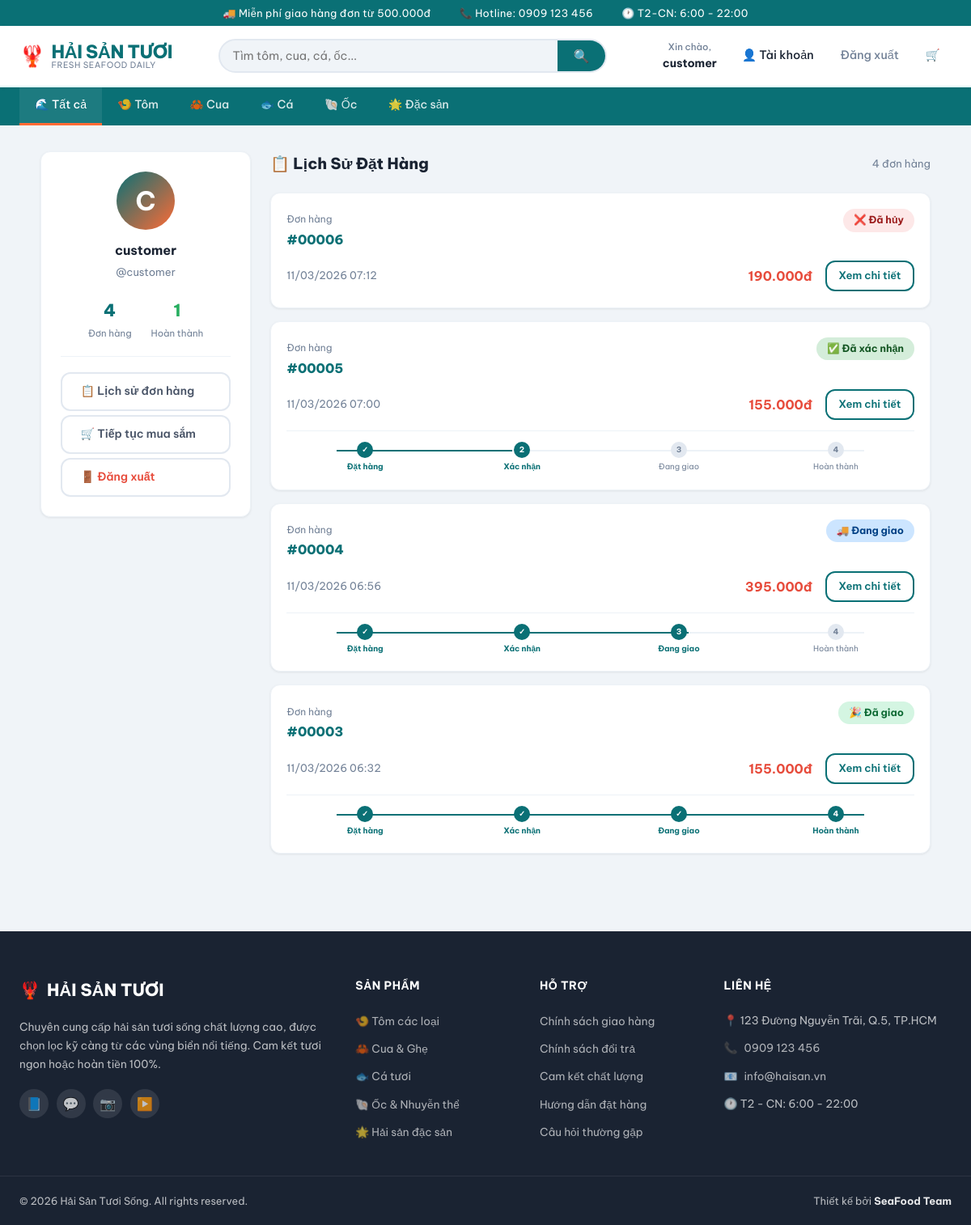
The app's page /customer/profile (signed in) with its own data.
### tables this page shows
CREATE TABLE IF NOT EXISTS `orders` (
  `id` int NOT NULL AUTO_INCREMENT,
  `user_id` int NOT NULL,
  `total_price` decimal(10,2) NOT NULL,
  `shipping_fee` decimal(10,2) DEFAULT '0.00',
  `discount_amount` decimal(10,2) DEFAULT '0.00',
  `status` enum('pending','confirmed','shipping','delivered','cancelled') DEFAULT 'pending',
  `customer_name` varchar(100) DEFAULT NULL,
  `customer_phone` varchar(15) DEFAULT NULL,
  `customer_address` text,
  `payment_method` enum('cod','qr') DEFAULT 'cod',
  `payment_status` enum('unpaid','paid') DEFAULT 'unpaid',
  `note` text,
  `created_at` timestamp NULL DEFAULT CURRENT_TIMESTAMP,
  `updated_at` timestamp NULL DEFAULT CURRENT_TIMESTAMP ON UPDATE CURRENT_TIMESTAMP,
  PRIMARY KEY (`id`),
  KEY `user_id` (`user_id`),
  CONSTRAINT `orders_ibfk_1` FOREIGN KEY (`user_id`) REFERENCES `users` (`id`) ON DELETE CASCADE
);

### app/controllers/CustomerController.php (called while the page is built, shortened)
<?php
require_once 'app/models/OrderModel.php';
class CustomerController {
    public function profile() {
        $userId = $_SESSION['user_id'];
        $orders = OrderModel::getByUser($userId);
        include 'app/views/customer/profile.php';
    }
}
?>

### index.php (called while the page is built, shortened)
<?php
$url = $_GET['url'] ?? '';
$url = rtrim($url, '/');
$url = filter_var($url, FILTER_SANITIZE_URL);
$url = explode('/', $url);
$action = isset($url[1]) && $url[1] != '' ? $url[1] : 'index';
$controller = new $controllerName();
call_user_func_array([$controller, $action], array_slice($url, 2));
?>

### app/models/OrderModel.php (called while the page is built, shortened)
<?php
class OrderModel {
    public static function getByUser($userId) {
        $db   = new Database();
        $conn = $db->getConnection();
        $stmt = $conn->prepare("SELECT * FROM orders WHERE user_id = ? ORDER BY created_at DESC");
        $stmt->execute([$userId]);
        return $stmt->fetchAll(PDO::FETCH_ASSOC);
    }
}
?>

### app/views/customer/profile.php (the view, shortened to what this page needs)
<?php
$statusMap = [
    'pending'   => ['label' => 'Chờ xác nhận', 'color' => '#fff3cd', 'text' => '#856404', 'icon' => '⏳'],
    'confirmed' => ['label' => 'Đã xác nhận',  'color' => '#d4edda', 'text' => '#155724', 'icon' => '✅'],
    'shipping'  => ['label' => 'Đang giao',     'color' => '#cce5ff', 'text' => '#004085', 'icon' => '🚚'],
    'delivered' => ['label' => 'Đã giao',       'color' => '#d4f5e2', 'text' => '#0f6b35', 'icon' => '🎉'],
    'cancelled' => ['label' => 'Đã hủy',        'color' => '#fde8e8', 'text' => '#9b1c1c', 'icon' => '❌'],
];
?>
<div style="display:grid;grid-template-columns:260px 1fr;gap:1.5rem;align-items:start;max-width:1100px;margin:0 auto;">
    <div class="card" style="text-align:center;">
        <div style="width:72px;height:72px;border-radius:50%;background:linear-gradient(135deg,var(--primary),var(--accent));color:white;font-size:2rem;display:flex;align-items:center;justify-content:center;margin:0 auto 0.75rem;font-weight:700;">
            <?php echo strtoupper(substr($_SESSION['username'] ?? 'K', 0, 1)); ?>
        </div>
        <h3 style="font-size:1rem;font-weight:700;color:var(--text-dark);margin-bottom:0.25rem;">
            <?php echo htmlspecialchars($_SESSION['fullname'] ?? $_SESSION['username']); ?>
        </h3>
        <p style="font-size:0.82rem;color:var(--text-light);margin-bottom:1.2rem;">@<?php echo htmlspecialchars($_SESSION['username']); ?></p>
        <div style="display:flex;justify-content:center;gap:1.5rem;margin-bottom:1.2rem;padding-bottom:1.2rem;border-bottom:1px solid var(--border-light);">
            <div style="text-align:center;">
                <div style="font-size:1.3rem;font-weight:800;color:var(--primary);"><?php echo count($orders); ?></div>
                <div style="font-size:0.72rem;color:var(--text-light);">Đơn hàng</div>
            </div>
            <div style="text-align:center;">
                <div style="font-size:1.3rem;font-weight:800;color:var(--success);"><?php echo count(array_filter($orders, fn($o) => $o['status']==='delivered')); ?></div>
                <div style="font-size:0.72rem;color:var(--text-light);">Hoàn thành</div>
            </div>
        </div>
        <nav style="display:flex;flex-direction:column;gap:0.3rem;text-align:left;">
            <a href="/banhaisan/customer/profile" class="btn btn-ghost" style="justify-content:flex-start;font-size:0.88rem;">📋 Lịch sử đơn hàng</a>
            <a href="/banhaisan/product/index" class="btn btn-ghost" style="justify-content:flex-start;font-size:0.88rem;">🛒 Tiếp tục mua sắm</a>
            <a href="/banhaisan/auth/logout" class="btn btn-ghost" style="justify-content:flex-start;font-size:0.88rem;color:var(--danger);">🚪 Đăng xuất</a>
        </nav>
    </div>
    <div>
        <div style="display:flex;justify-content:space-between;align-items:center;margin-bottom:1.2rem;">
            <h2 style="font-size:1.2rem;font-weight:800;color:var(--text-dark);">📋 Lịch Sử Đặt Hàng</h2>
            <span style="font-size:0.82rem;color:var(--text-light);"><?php echo count($orders); ?> đơn hàng</span>
        </div>
        <?php if (empty($orders)): ?>
        <div class="card" style="text-align:center;padding:3rem;">
            <div style="font-size:3.5rem;margin-bottom:1rem;">🛒</div>
            <h3 style="font-size:1rem;color:var(--text-dark);font-weight:600;margin-bottom:0.5rem;">Chưa có đơn hàng nào</h3>
            <p style="color:var(--text-light);font-size:0.88rem;margin-bottom:1.5rem;">Bắt đầu mua sắm để nhận những sản phẩm hải sản tươi ngon!</p>
            <a href="/banhaisan/product/index" class="btn btn-accent">🐟 Khám phá sản phẩm</a>
        </div>
        <?php else: ?>
        <div style="display:flex;flex-direction:column;gap:1rem;">
            <?php foreach ($orders as $order):
                $s = $statusMap[$order['status']] ?? $statusMap['pending'];
                $steps = ['pending'=>0,'confirmed'=>1,'shipping'=>2,'delivered'=>3];
                $curStep = $steps[$order['status']] ?? 0;
            ?>
            <div class="card" style="padding:1.2rem;">
                <div style="display:flex;justify-content:space-between;flex-wrap:wrap;gap:0.5rem;margin-bottom:0.8rem;">
                    <div>
                        <span style="font-size:0.75rem;color:var(--text-light);">Đơn hàng</span>
                        <div style="font-weight:800;color:var(--primary);font-size:1rem;">#<?php echo str_pad($order['id'],5,'0',STR_PAD_LEFT); ?></div>
                    </div>
                    <span style="padding:0.25rem 0.8rem;border-radius:50px;font-size:0.78rem;font-weight:700;background:<?php echo $s['color']; ?>;color:<?php echo $s['text']; ?>;height:fit-content;">
                        <?php echo $s['icon']; ?> <?php echo $s['label']; ?>
                    </span>
                </div>
                <div style="display:flex;justify-content:space-between;align-items:center;flex-wrap:wrap;gap:0.5rem;">
                    <span style="font-size:0.82rem;color:var(--text-light);"><?php echo date('d/m/Y H:i', strtotime($order['created_at'])); ?></span>
                    <div style="display:flex;align-items:center;gap:1rem;">
                        <strong style="color:var(--danger);font-size:1rem;"><?php echo number_format($order['total_price'],0,',','.'); ?>đ</strong>
                        <a href="/banhaisan/customer/order_detail?id=<?php echo $order['id']; ?>" class="btn btn-sm btn-outline">Xem chi tiết</a>
                    </div>
                </div>
                <?php if ($order['status'] !== 'cancelled'): ?>
                <div style="margin-top:0.8rem;padding-top:0.8rem;border-top:1px solid var(--border-light);">
                    <div style="display:flex;justify-content:space-between;position:relative;">
                        <div style="position:absolute;top:10px;left:8%;right:8%;height:2px;background:var(--border-light);z-index:0;"></div>
                        <div style="position:absolute;top:10px;left:8%;width:<?php echo min($curStep*28,84); ?>%;height:2px;background:var(--primary);z-index:1;transition:width 0.5s;"></div>
                        <?php foreach (['Đặt hàng','Xác nhận','Đang giao','Hoàn thành'] as $i => $lbl): ?>
                        <div style="text-align:center;z-index:2;flex:1;">
                            <div style="width:20px;height:20px;border-radius:50%;margin:0 auto;font-size:0.6rem;display:flex;align-items:center;justify-content:center;font-weight:700;
                                        background:<?php echo $i<=$curStep?'var(--primary)':'var(--border)'; ?>;
                                        color:<?php echo $i<=$curStep?'white':'var(--text-light)'; ?>;">
                                <?php echo $i<$curStep?'✓':($i+1); ?>
                            </div>
                            <p style="font-size:0.62rem;margin-top:0.2rem;color:<?php echo $i<=$curStep?'var(--primary)':'var(--text-light)'; ?>;font-weight:<?php echo $i<=$curStep?700:400; ?>;"><?php echo $lbl; ?></p>
                        </div>
                        <?php endforeach; ?>
                    </div>
                </div>
                <?php endif; ?>
            </div>
            <?php endforeach; ?>
        </div>
        <?php endif; ?>
    </div>
</div>
<?php $content = ob_get_clean(); include __DIR__ . '/../layout.php'; ?>

### public/css/style.css (style rules this page uses)
:root { --primary: #0a7075; --primary-dark: #065a5f; --primary-light: #e0f4f4; --accent: #FF6B35; --accent-dark: #e55a25; --success: #27ae60; --danger: #e74c3c; --warning: #f39c12; --info: #2980b9; --text-dark: #1a2332; --text-body: #4a5568; --text-light: #718096; --text-white: #ffffff; --bg-page: #f0f4f8; --bg-white: #ffffff; --bg-light: #f7fafc; --bg-card: #ffffff; --border: #e2e8f0; --border-light: #edf2f7; --shadow-sm: 0 1px 3px rgba(0,0,0,0.08); --shadow-md: 0 4px 16px rgba(0,0,0,0.10); --shadow-lg: 0 8px 32px rgba(0,0,0,0.12); --shadow-hover: 0 12px 40px rgba(10,112,117,0.18); --radius-sm: 6px; --radius-md: 12px; --radius-lg: 20px; --radius-xl: 32px; --transition: all 0.25s ease; --font: 'Be Vietnam Pro', sans-serif; }
*, *::before, *::after { box-sizing: border-box; margin: 0; padding: 0; }
html { scroll-behavior: smooth; }
body { font-family: var(--font); background-color: var(--bg-page); color: var(--text-body); line-height: 1.65; font-size: 15px; }
a { color: inherit; text-decoration: none; transition: var(--transition); }
.btn { display: inline-flex; align-items: center; justify-content: center; gap: 0.4rem; padding: 0.65rem 1.4rem; background: var(--primary); color: white; border: 2px solid transparent; border-radius: var(--radius-md); font-family: var(--font); font-size: 0.9rem; font-weight: 600; cursor: pointer; transition: var(--transition); text-align: center; white-space: nowrap; }
.btn-sm { padding: 0.4rem 0.9rem; font-size: 0.82rem; }
.btn-outline { background: transparent; color: var(--primary); border-color: var(--primary); }
.btn-ghost { background: transparent; color: var(--text-body); border-color: var(--border); }
.card { background: var(--bg-white); border-radius: var(--radius-md); padding: 1.5rem; box-shadow: var(--shadow-sm); border: 1px solid var(--border-light); }

### records on screen
orders: id "00006", status "❌", status "Đã hủy", created_at "11/03/2026 07:12", total_price "190.000"
orders: id "00005", status "✅", status "Đã xác nhận", created_at "11/03/2026 07:00", total_price "155.000", lbl "Đặt hàng", lbl "Xác nhận", lbl "Đang giao", lbl "Hoàn thành"
orders: id "00004", status "🚚", status "Đang giao", created_at "11/03/2026 06:56", total_price "395.000", lbl "Đặt hàng", lbl "Xác nhận", lbl "Đang giao", lbl "Hoàn thành"
orders: id "00003", status "🎉", status "Đã giao", created_at "11/03/2026 06:32", total_price "155.000", lbl "Đặt hàng", lbl "Xác nhận", lbl "Đang giao", lbl "Hoàn thành"

### other values on screen
explode(' ', $_SESSION['username'])[0] "customer"
substr($_SESSION['username'] ?? 'K', 0, 1) "C"
$_SESSION['fullname'] "customer"
$_SESSION['username'] "customer"
count($orders) "4"
count(array_filter($orders, fn($o) => $o['status']==='delivered')) "1"
